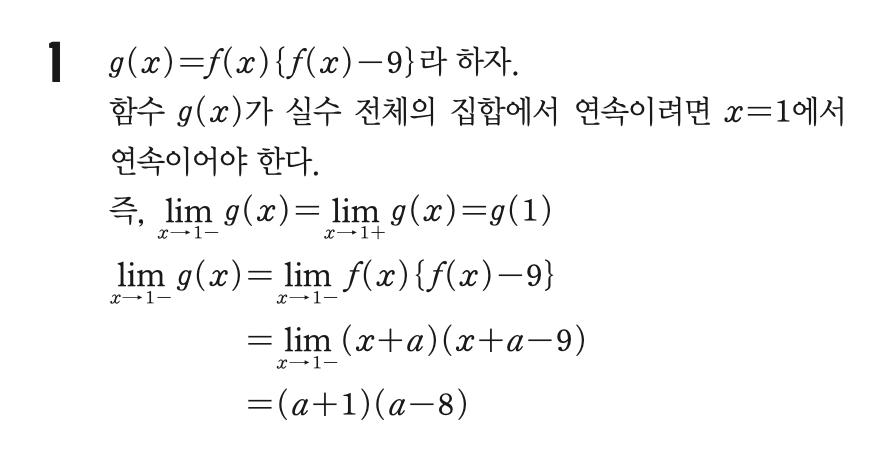
#> input picture samples/over_page_sols/1_sol_1.png, 876 x 452 px
$ python -i layout_detector.py   (imports and definitions only)
#> lines starting #> are read from the running program, lines starting #| are printed output that depends on the picture; after the words box and inside, x2 and y2 are one past the last pixel; in counts of white or black regions, pixels touching at a corner belong together
"""
Layout detection using OpenCV
Corresponds to: .specs/LayoutDetection.idr
"""

import cv2
import numpy as np
from dataclasses import dataclass
from enum import Enum
from typing import List, Optional, Tuple
from .base import Coord, BBox, VLine


class ColumnCount(Enum):
    """Number of columns in the layout"""
    ONE = 1
    TWO = 2
    THREE = 3


class DetectionMethod(Enum):
    """Method used to detect columns"""
    VERTICAL_LINES = "vertical_lines"
    CONTENT_GAPS = "content_gaps"
    PROBLEM_POSITIONS = "problem_positions"


@dataclass
class ColumnBound:
    """Column boundary (x-coordinate range)"""
    left_x: int
    right_x: int

    def is_valid(self) -> bool:
        """Check if left < right"""
        return self.left_x < self.right_x

    def contains_x(self, x: int) -> bool:
        """Check if x coordinate is within this column"""
        return self.left_x <= x <= self.right_x


@dataclass
class PageLayout:
    """Complete page layout information"""
    page_width: int
    page_height: int
    column_count: ColumnCount
    detection_method: DetectionMethod
    separator_lines: List[VLine]
    columns: List[ColumnBound]

    # [6 lines left out: function find_column_index, not called in this run]


class LayoutDetector:
    """Detect PDF layout using OpenCV"""

    def __init__(self,
                 min_line_length: int = 100,
                 line_thickness_threshold: int = 5,
                 gap_threshold: int = 50):
        """
        Initialize layout detector

        Args:
            min_line_length: Minimum length for a line to be considered significant
            line_thickness_threshold: Max thickness for separator lines
            gap_threshold: Minimum gap width to consider as column boundary
        """
        self.min_line_length = min_line_length
        self.line_thickness_threshold = line_thickness_threshold
        self.gap_threshold = gap_threshold

    def detect_layout(self, image: np.ndarray) -> PageLayout:
        """
        Detect page layout from image

        Args:
            image: Grayscale or BGR image

        Returns:
            PageLayout with detected columns
        """
        # Convert to grayscale if needed
        if len(image.shape) == 3:
            gray = cv2.cvtColor(image, cv2.COLOR_BGR2GRAY)
        else:
            gray = image

        height, width = gray.shape

        # Try to detect vertical separator lines first
        vlines = self._detect_vertical_lines(gray)

        if vlines:
            # Use vertical lines to determine columns
            layout = self._layout_from_vlines(width, height, vlines)
            layout.detection_method = DetectionMethod.VERTICAL_LINES
            return layout
        else:
            # Fall back to content gap analysis
            layout = self._layout_from_gaps(gray, width, height)
            layout.detection_method = DetectionMethod.CONTENT_GAPS
            return layout

    def _detect_vertical_lines(self, gray: np.ndarray) -> List[VLine]:
        """
        Detect vertical separator lines using Hough Line Transform

        Returns:
            List of significant vertical lines
        """
        height, width = gray.shape

        # Edge detection
        edges = cv2.Canny(gray, 50, 150, apertureSize=3)

        # Hough Line Transform
        lines = cv2.HoughLinesP(
            edges,
            rho=1,
            theta=np.pi/180,
            threshold=100,
            minLineLength=int(self.min_line_length),
            maxLineGap=20
        )

        if lines is None:
            return []

        vlines = []

        for line in lines:
            x1, y1, x2, y2 = line[0]

            # Check if line is vertical (small x difference)
            if abs(x2 - x1) <= self.line_thickness_threshold:
                # Line is vertical
                x = (x1 + x2) // 2
                y_start = min(y1, y2)
                y_end = max(y1, y2)

                vline = VLine(x, y_start, y_end)

                if vline.is_significant(self.min_line_length):
                    vlines.append(vline)

        # Merge nearby vertical lines
        vlines = self._merge_nearby_vlines(vlines, threshold=10)

        # Filter lines that span most of the page height
        min_span = height * 0.3  # At least 30% of page height
        vlines = [vl for vl in vlines if vl.length() >= min_span]

        return vlines

    def _merge_nearby_vlines(self, vlines: List[VLine], threshold: int) -> List[VLine]:
        """Merge vertical lines that are close to each other"""
        if not vlines:
            return []

        # Sort by x coordinate
        vlines = sorted(vlines, key=lambda vl: vl.x)

        merged = [vlines[0]]

        for vl in vlines[1:]:
            last = merged[-1]

            if abs(vl.x - last.x) <= threshold:
                # Merge: use average x and extend y range
                merged[-1] = VLine(
                    (last.x + vl.x) // 2,
                    min(last.y_start, vl.y_start),
                    max(last.y_end, vl.y_end)
                )
            else:
                merged.append(vl)

        return merged

    # [51 lines left out: function _layout_from_vlines, not called in this run]

    def _layout_from_gaps(self, gray: np.ndarray,
                         width: int, height: int) -> PageLayout:
        """
        Create layout by analyzing content gaps (whitespace)

        Strategy:
        1. Create vertical projection (sum of pixels per column)
        2. Find large gaps in content
        3. Determine column boundaries
        """
        # Threshold to binary
        _, binary = cv2.threshold(gray, 0, 255, cv2.THRESH_BINARY_INV + cv2.THRESH_OTSU)

        # Vertical projection: sum each column
        v_projection = np.sum(binary, axis=0)

        # Smooth the projection
        kernel_size = width // 100  # Adaptive kernel
        if kernel_size % 2 == 0:
            kernel_size += 1
        if kernel_size < 3:
            kernel_size = 3

        v_projection_smooth = cv2.GaussianBlur(
            v_projection.astype(np.float32).reshape(1, -1),
            (kernel_size, 1),
            0
        ).flatten()

        # Find gaps (local minima)
        gaps = self._find_gaps(v_projection_smooth, threshold=0.2)

        # Filter significant gaps
        gaps = [g for g in gaps if self._is_significant_gap(v_projection_smooth, g, width)]

        if not gaps:
            # No gaps found → single column
            return PageLayout(
                width, height,
                ColumnCount.ONE,
                DetectionMethod.CONTENT_GAPS,
                [],
                [ColumnBound(0, width)]
            )
        elif len(gaps) == 1:
            # One gap → two columns
            x = gaps[0]
            return PageLayout(
                width, height,
                ColumnCount.TWO,
                DetectionMethod.CONTENT_GAPS,
                [],
                [
                    ColumnBound(0, x),
                    ColumnBound(x, width)
                ]
            )
        else:
            # Multiple gaps → use page center as fallback for 2-column
            # (more reliable than using gap positions)
            center_x = width // 2
            return PageLayout(
                width, height,
                ColumnCount.TWO,
                DetectionMethod.CONTENT_GAPS,
                [],
                [
                    ColumnBound(0, center_x),
                    ColumnBound(center_x, width)
                ]
            )

    def _find_gaps(self, projection: np.ndarray, threshold: float) -> List[int]:
        """Find local minima in projection (potential gaps)"""
        # Normalize projection
        proj_max = np.max(projection)
        if proj_max == 0:
            return []

        proj_norm = projection / proj_max

        # Find positions where projection is below threshold
        gaps = []
        in_gap = False
        gap_start = 0

        for i, val in enumerate(proj_norm):
            if val < threshold and not in_gap:
                # Start of gap
                in_gap = True
                gap_start = i
            elif val >= threshold and in_gap:
                # End of gap
                in_gap = False
                gap_center = (gap_start + i) // 2
                gaps.append(gap_center)

        return gaps

    def _is_significant_gap(self, projection: np.ndarray,
                           gap_x: int, width: int) -> bool:
        """Check if a gap is significant enough to be a column boundary"""
        # Gap should be at least gap_threshold pixels wide
        # and not too close to edges

        margin = width // 10
        if gap_x < margin or gap_x > width - margin:
            return False

        # Check gap width
        window = self.gap_threshold // 2
        start = max(0, gap_x - window)
        end = min(len(projection), gap_x + window)

        gap_values = projection[start:end]
        gap_avg = np.mean(gap_values)
        overall_avg = np.mean(projection)

        # Gap should have significantly less content
        return gap_avg < overall_avg * 0.3

    # [40 lines left out: function visualize_layout, not called in this run]


# -------------------------------------------------------------------------
# Narrow column merging (to handle thick separator lines)
# Implements: LayoutDetection.idr:139-203
# -------------------------------------------------------------------------

def column_width(col: ColumnBound) -> int:
    """Calculate column width"""
    return col.right_x - col.left_x


# [109 lines left out: functions is_narrow_column, filter_narrow_columns, check_all_wide_enough, mk_layout_from_merged_lines, not called in this run]

>>> import cv2
>>> picture = cv2.imread('../samples/over_page_sols/1_sol_1.png')
#> picture is the input picture: shape (452, 876, 3); mean B, G, R 246.7, 246.8, 246.8
>>> result = LayoutDetector().detect_layout(picture)
#> in _detect_vertical_lines, `edges = cv2.Canny(gray, 50, 150, apertureSize=3)`:
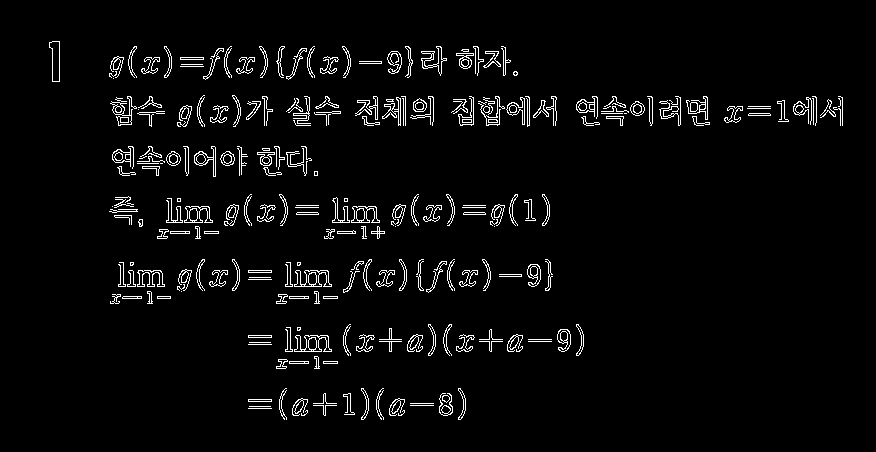
#> edges: shape (452, 876); 3.5% white in thin lines or dots, all inside (x1, y1, x2, y2) = (49, 41, 843, 420)
#> in _detect_vertical_lines, `lines = cv2.HoughLinesP( edges, rho=1, theta=np.pi/180, threshold=100,..`: lines = 34 rows, first 6: [458, 106, 707, 106], [332, 111, 556, 111], [492, 108, 842, 108], [577, 110, 707, 112], [430, 113, 556, 113], [547, 109, 742, 109]
#> the loop in _detect_vertical_lines, `for line in lines:` made 34 passes
#> after the loop in _detect_vertical_lines, `for line in lines:`: vlines = []
#> in _layout_from_gaps, `_, binary = cv2.threshold(gray, 0, 255, cv2.THRESH_BINARY_INV + cv2.TH..`:
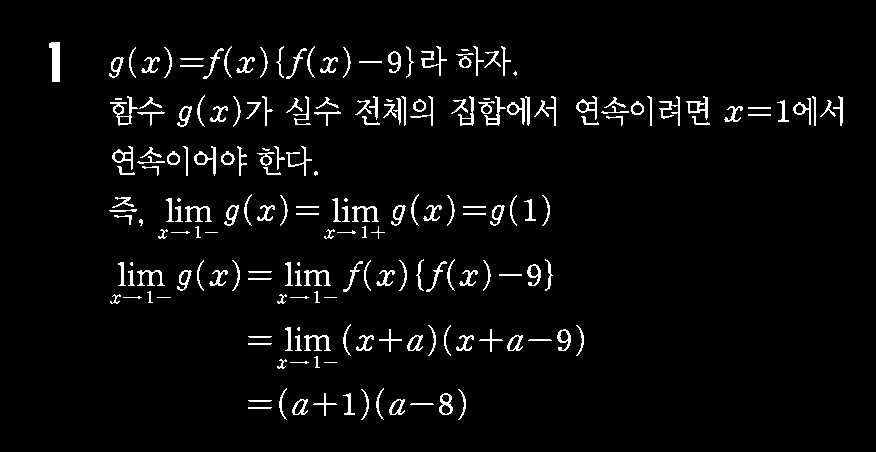
#> binary: shape (452, 876); 3.9% white in thin lines or dots, all inside (x1, y1, x2, y2) = (49, 42, 843, 420)
#> in _layout_from_gaps, `v_projection = np.sum(binary, axis=0)`: v_projection = 876 values, max 22185 at index 131, min 0 at index 0, mean 4454.1
#> in _layout_from_gaps, `v_projection_smooth = cv2.GaussianBlur( v_projection.astype(np.float32..`: v_projection_smooth = 876 values, max 16069 at index 307, min 0 at index 0, mean 4454.1
#> in _find_gaps, `proj_max = np.max(projection)`: proj_max = 16069
#> in _find_gaps, `proj_norm = projection / proj_max`: proj_norm = 876 values, max 1 at index 307, min 0 at index 0, mean 0.277
#> the loop in _find_gaps, `for i, val in enumerate(proj_norm):` made 876 passes
#> (val, in_gap, gap_center) on pass 52: (0.29, False, 25)
#> after the loop in _find_gaps, `for i, val in enumerate(proj_norm):`: gap_center = 827; gap_start = 843; gaps = [25, 86, 137, 175, 193, 274, 340, 456, 568, 590, 623, 665, 692, 745, 797, 812, 827]; in_gap = True
#> in _layout_from_gaps, `gaps = [g for g in gaps if self._is_significant_gap(v_projection_smoot..`: gaps = [623, 745]

$ run again, on samples/over_page_sols/1_sol_2.png
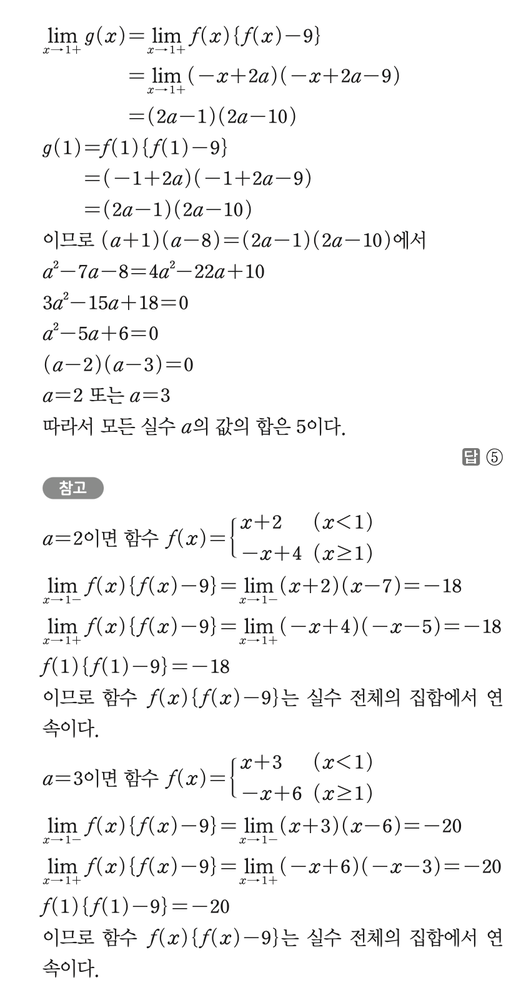
#> input picture samples/over_page_sols/1_sol_2.png, 516 x 1000 px, shrunk from 826 x 1600 before the run
#> picture is the input picture: shape (1000, 516, 3); mean B, G, R 245.7, 245.7, 245.7
#> in _detect_vertical_lines, `edges = cv2.Canny(gray, 50, 150, apertureSize=3)`:
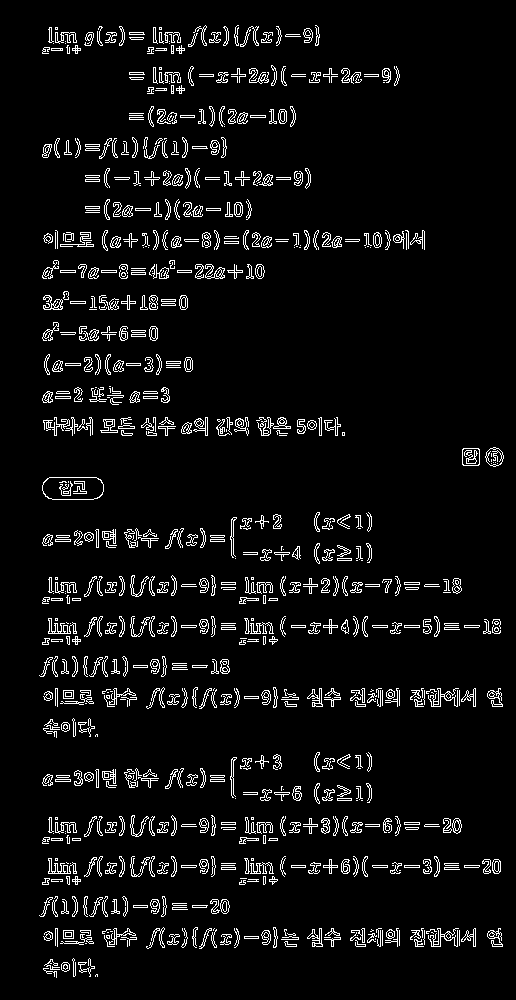
#> edges: shape (1000, 516); 5.7% white in thin lines or dots, all inside (x1, y1, x2, y2) = (39, 25, 504, 978)
#> lines = 78 rows, first 6: [49, 865, 500, 865], [49, 867, 500, 867], [49, 625, 499, 625], [57, 969, 57, 817], [49, 584, 460, 584], [49, 824, 461, 824]
#> the loop in _detect_vertical_lines, `for line in lines:` made 78 passes
#> (x1, y1, x2, y2, x, y_start, y_end) on passes 4, 9, 10, 11, 18, 19, 20, 24: (57, 969, 57, 817, 57, 817, 969), (55, 971, 55, 817, 55, 817, 971), (49, 429, 49, 267, 49, 267, 429), (73, 976, 73, 863, 73, 863, 976), (159, 145, 161, 32, 160, 32, 145), (64, 971, 69, 823, 66, 823, 971), (151, 398, 151, 268, 151, 268, 398), (153, 340, 153, 230, 153, 230, 340)
#> after the loop in _detect_vertical_lines, `for line in lines:`: vlines = 15 items
#> the loop in _merge_nearby_vlines, `for vl in vlines[1:]:` made 14 passes
#> after the loop in _merge_nearby_vlines, `for vl in vlines[1:]:`: merged = 3 items
#> in _detect_vertical_lines, `vlines = [vl for vl in vlines if vl.length() >= min_span]`: vlines = 2 items
#> in _layout_from_vlines, `x1 = vlines[0].x`: x1 = 55
#> in _layout_from_vlines, `x2 = vlines[1].x`: x2 = 161

$ run again, on samples/over_page_sols/2_sol_1.png
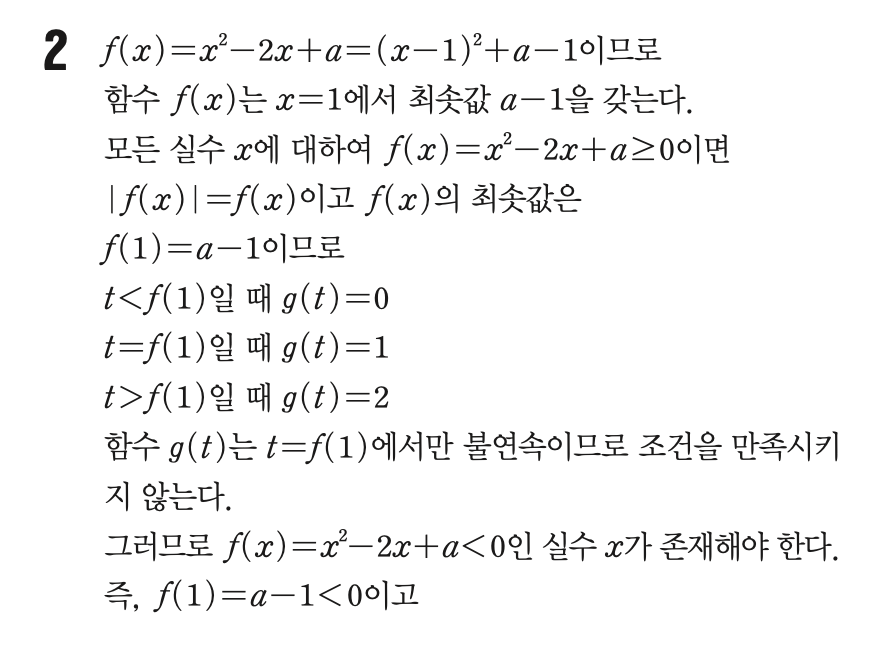
#> input picture samples/over_page_sols/2_sol_1.png, 874 x 646 px
#> picture is the input picture: shape (646, 874, 3); mean B, G, R 244.5, 244.5, 244.5
#> in _detect_vertical_lines, `edges = cv2.Canny(gray, 50, 150, apertureSize=3)`:
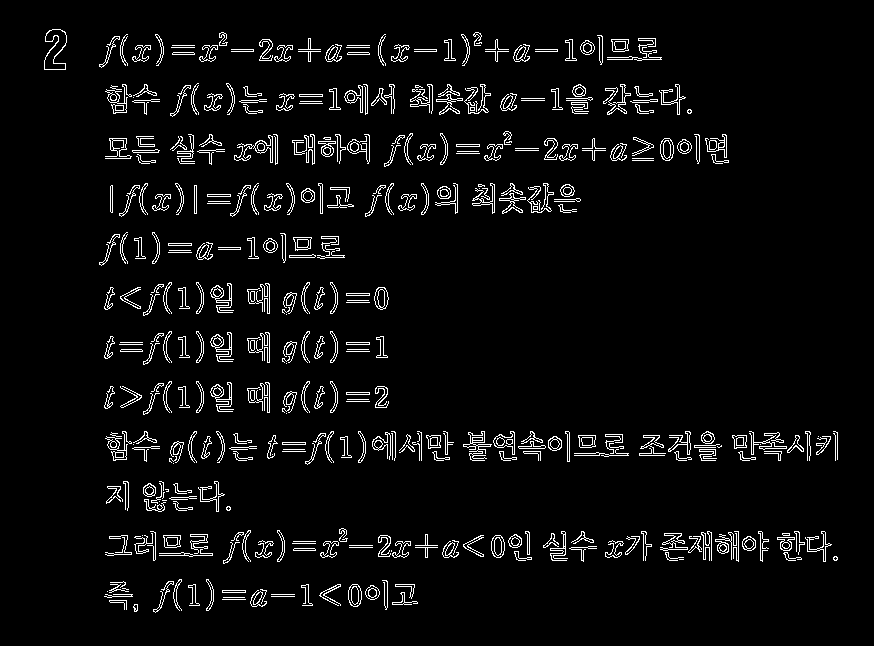
#> edges: shape (646, 874); 4.6% white in thin lines or dots, all inside (x1, y1, x2, y2) = (44, 29, 838, 613)
#> lines = 88 rows, first 6: [189, 440, 715, 449], [202, 49, 340, 49], [243, 541, 346, 541], [333, 100, 679, 100], [323, 545, 467, 545], [613, 547, 825, 547]
#> the loop in _detect_vertical_lines, `for line in lines:` made 88 passes
#> (x1, y1, x2, y2, x, y_start, y_end) on passes 69, 75: (267, 412, 267, 283, 267, 283, 412), (269, 412, 269, 284, 269, 284, 412)
#> after the loop in _detect_vertical_lines, `for line in lines:`: vlines = 2 items
#> the loop in _merge_nearby_vlines, `for vl in vlines[1:]:` made 1 pass
#> after the loop in _merge_nearby_vlines, `for vl in vlines[1:]:`: merged = 1 item
#> in _detect_vertical_lines, `vlines = [vl for vl in vlines if vl.length() >= min_span]`: vlines = []
#> in _layout_from_gaps, `_, binary = cv2.threshold(gray, 0, 255, cv2.THRESH_BINARY_INV + cv2.TH..`:
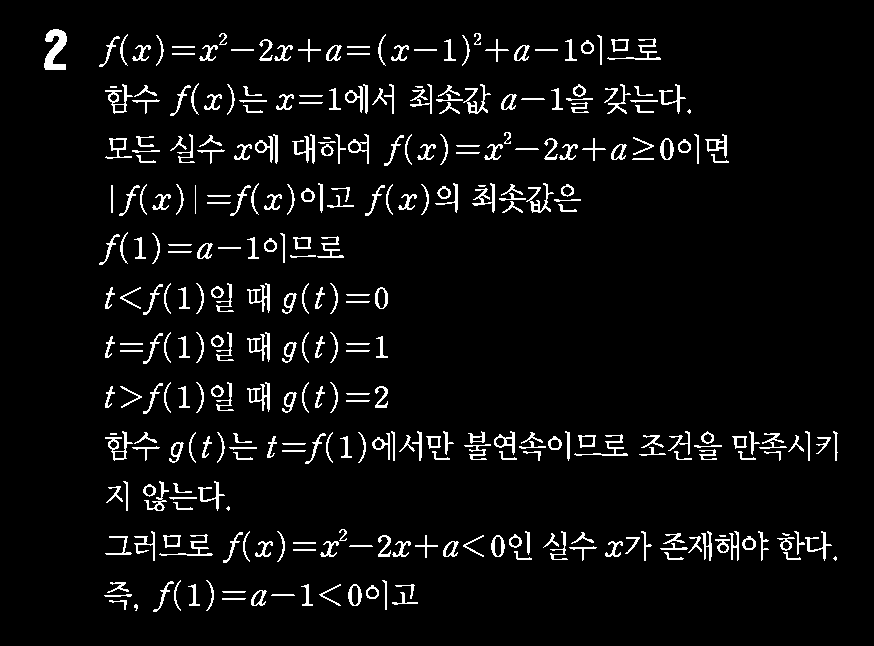
#> binary: shape (646, 874); 5% white in thin lines or dots, all inside (x1, y1, x2, y2) = (44, 29, 838, 612)
#> v_projection = 874 values, max 33150 at index 124, min 0 at index 0, mean 8225.4
#> v_projection_smooth = 874 values, max 26769 at index 125, min 0 at index 0, mean 8225.4
#> proj_max = 26769
#> proj_norm = 874 values, max 1 at index 125, min 0 at index 0, mean 0.307
#> the loop in _find_gaps, `for i, val in enumerate(proj_norm):` made 874 passes
#> (val, in_gap, gap_center) on pass 48: (0.222, False, 23)
#> after the loop in _find_gaps, `for i, val in enumerate(proj_norm):`: gap_center = 816; gap_start = 826; gaps = [23, 84, 436, 462, 489, 543, 601, 631, 657, 666, 685, 693, 701, 719, 731, 745, 781, 816]; in_gap = True
#> in _layout_from_gaps, `gaps = [g for g in gaps if self._is_significant_gap(v_projection_smoot..`: gaps = []
